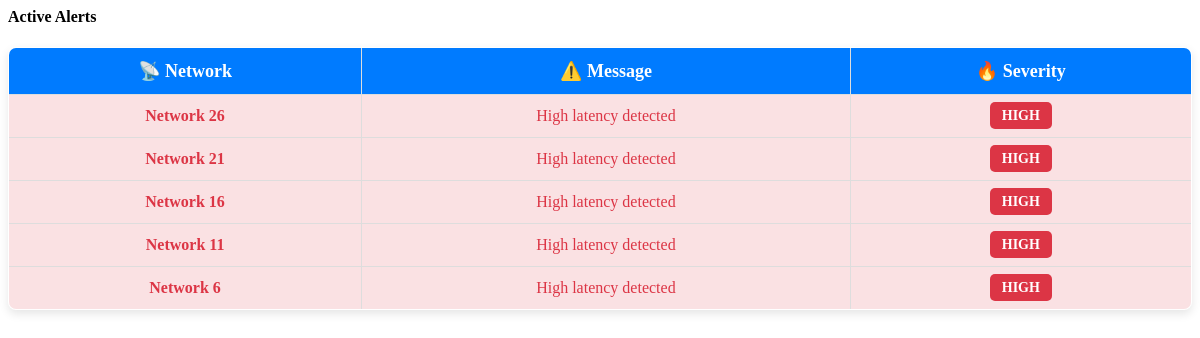
The app's page /alerts/, older data.
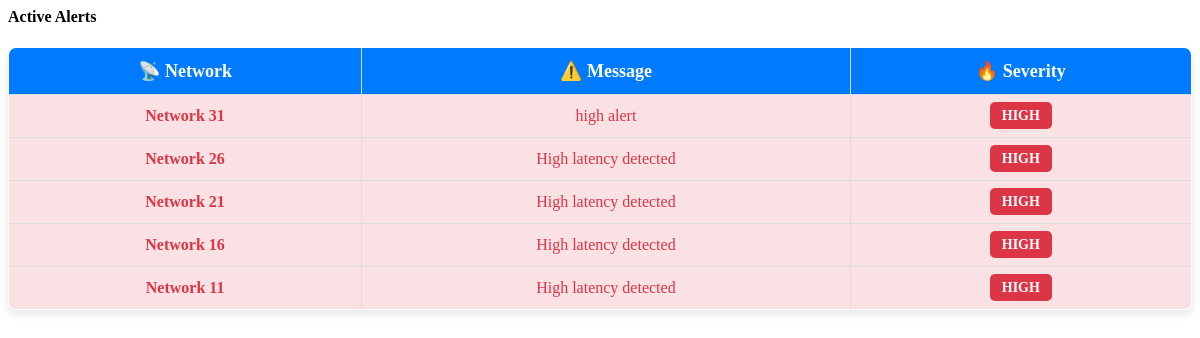
The same page, newer data.
### monitor/models.py (models this page shows, shortened)
class Alert(models.Model):
    network = models.ForeignKey(
        Network, on_delete=models.CASCADE, null=True, blank=True
    )
    message = models.TextField()
    severity = models.CharField(
        max_length=10, choices=[("Low", "Low"), ("Medium", "Medium"), ("High", "High")]
    )
    created_at = models.DateTimeField(auto_now_add=True)

class Network(models.Model):
    name = models.CharField(max_length=255, unique=True)
    ip_address = models.GenericIPAddressField(unique=True)
    status = models.CharField(
        max_length=20, choices=[("Online", "Online"), ("Offline", "Offline")]
    )

### monitor/views.py (the view)
# urls.py: path("alerts/", alert_view, name="alerts"),
def alert_view(request):
    alerts = get_alerts()
    return render(request, "alert.html", {"alerts": alerts})

### monitor/views.py (called while the page is built)
def get_alerts(network=None):
    if network:
        return Alert.objects.filter(network=network).order_by("-created_at")[
            :5
        ]  # Latest 5 alerts for specific network
    return Alert.objects.order_by("-created_at")[:5]  # Latest 5 alerts for all networks

### monitor/templates/alert.html (shortened to what this page needs)
<div class="col-md-12">
    <h4 class="mb-3 text-dark">
         Active Alerts
    </h4>
    <div class="table-responsive">
        <table class="table alert-table">
            <thead>
                <tr>
                    <th>📡 Network</th>
                    <th>⚠️ Message</th>
                    <th>🔥 Severity</th>
                </tr>
            </thead>
            <tbody>
                {% for alert in alerts %}
                    <tr class="{% if alert.severity == 'High' %} high-alert
                               {% elif alert.severity == 'Medium' %} medium-alert
                               {% else %} low-alert {% endif %}">
                        <td><strong>{{ alert.network.name }}</strong></td>
                        <td>{{ alert.message }}</td>
                        <td>
                            <span class="severity-badge
                                {% if alert.severity == 'High' %} high-severity
                                {% elif alert.severity == 'Medium' %} medium-severity
                                {% else %} low-severity {% endif %}">
                                {{ alert.severity }}
                            </span>
                        </td>
                    </tr>
                {% empty %}
                    <tr>
                        <td colspan="3" class="text-center text-muted">✅ No active alerts.</td>
                    </tr>
                {% endfor %}
            </tbody>
        </table>
    </div>
</div>

Row changes from the older to the newer data that the page shows:
no longer on this page (row unchanged): Alert: network.name "Network 6", message "High latency detected", severity "HIGH"
added Alert: network.name "Network 31", message "high alert", severity "HIGH"
